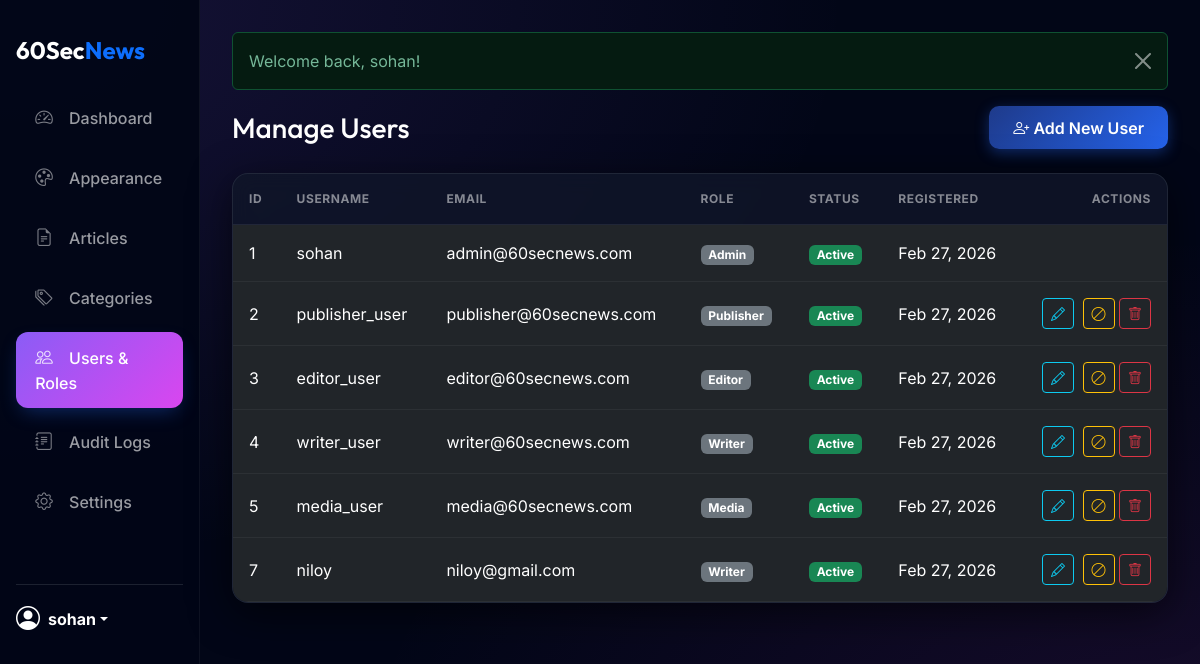
Page /public/admin/users.php (signed in) on the committed database.
### tables this page shows
CREATE TABLE `users` (
  `id` int(11) NOT NULL,
  `username` varchar(50) NOT NULL,
  `email` varchar(100) NOT NULL,
  `password_hash` varchar(255) NOT NULL,
  `role_id` int(11) NOT NULL,
  `created_at` timestamp NOT NULL DEFAULT current_timestamp(),
  `last_login` timestamp NULL DEFAULT NULL,
  `login_attempts` int(11) DEFAULT 0,
  `lockout_time` timestamp NULL DEFAULT NULL,
  `status` enum('active','inactive','banned') DEFAULT 'active'
);

CREATE TABLE `roles` (
  `id` int(11) NOT NULL,
  `name` varchar(50) NOT NULL,
  `created_at` timestamp NOT NULL DEFAULT current_timestamp()
);

### public/admin/users.php (the view, shortened to what this page needs)
<?php
require_once __DIR__ . '/../../app/helpers.php';
require_once __DIR__ . '/layout/header.php';
$users = $db->query("
    SELECT u.id, u.username, u.email, u.status, u.created_at, r.name as role_name
    FROM users u
    LEFT JOIN roles r ON u.role_id = r.id
    ORDER BY u.id ASC
")->fetchAll();
?>
<div class="d-flex justify-content-between align-items-center mb-4">
    <h1 class="h3 mb-0 text-white">Manage Users</h1>
    <a href="user_edit.php" class="btn btn-primary"><i class="bi bi-person-plus"></i> Add New User</a>
</div>
<div class="card">
    <div class="card-body p-0">
        <div class="table-responsive">
            <table class="table table-dark table-hover mb-0">
                <thead>
                    <tr>
                        <th>ID</th>
                        <th>Username</th>
                        <th>Email</th>
                        <th>Role</th>
                        <th>Status</th>
                        <th>Registered</th>
                        <th class="text-end">Actions</th>
                    </tr>
                </thead>
                <tbody>
                    <?php foreach ($users as $user): ?>
                        <tr>
                            <td>
                                <?= $user['id'] ?>
                            </td>
                            <td>
                                <?= e($user['username']) ?>
                            </td>
                            <td>
                                <?= e($user['email']) ?>
                            </td>
                            <td><span class="badge bg-secondary">
                                    <?= e($user['role_name']) ?>
                                </span></td>
                            <td>
                                <?php if ($user['status'] == 'active'): ?>
                                    <span class="badge bg-success">Active</span>
                                <?php elseif ($user['status'] == 'inactive'): ?>
                                    <span class="badge bg-warning text-dark">Pending</span>
                                <?php else: ?>
                                    <span class="badge bg-danger">Banned</span>
                                <?php endif; ?>
                            </td>
                            <td>
                                <?= date('M j, Y', strtotime($user['created_at'])) ?>
                            </td>
                            <td class="text-end">
                                <?php if ($user['id'] != 1):  ?>
                                    <a href="user_edit.php?id=<?= $user['id'] ?>" class="btn btn-sm btn-outline-info me-1"><i
                                            class="bi bi-pencil"></i></a>
                                    <?php if ($user['id'] != $_SESSION['user_id']): ?>
                                        <form method="POST" class="d-inline">
                                            <button type="submit"
                                                class="btn btn-sm <?= $user['status'] == 'active' ? 'btn-outline-warning' : 'btn-outline-success' ?>"
                                                title="Toggle Status"
                                                onclick="return confirm('Are you sure you want to change this user\'s status?');">
                                                <i class="bi <?= $user['status'] == 'active' ? 'bi-ban' : 'bi-check-circle' ?>"></i>
                                            </button>
                                        </form>
                                        <form method="POST" class="d-inline">
                                            <button type="submit" class="btn btn-sm btn-outline-danger" title="Delete User"
                                                onclick="return confirm('Are you sure you want to PERMANENTLY delete this user? All their data will be removed.');">
                                                <i class="bi bi-trash"></i>
                                            </button>
                                        </form>
                                    <?php endif; ?>
                                <?php endif; ?>
                            </td>
                        </tr>
                    <?php endforeach; ?>
                </tbody>
            </table>
        </div>
    </div>
</div>
<?php require_once __DIR__ . '/layout/footer.php'; ?>

### public/admin/layout/header.php (style rules this page uses)
:root { --primary-gradient: linear-gradient(135deg, #1e3a8a 0%, #2563eb 100%); --glass-bg: rgba(255, 255, 255, 0.03); --glass-border: rgba(255, 255, 255, 0.08); --sidebar-width: 260px; --radius-premium: 16px; }
body { font-family: 'Inter', sans-serif; background-color: #0c0e14; color: #e2e8f0; min-height: 100vh; }
body.theme-admin-midnight { background-color: #020617; background-image: radial-gradient(at 0% 0%, rgba(139, 92, 246, 0.15) 0px, transparent 50%), radial-gradient(at 100% 100%, rgba(217, 70, 239, 0.1) 0px, transparent 50%); color: #f8fafc; }
body.theme-admin-midnight .card { background: rgba(15, 23, 42, 0.8); border: 1px solid rgba(255, 255, 255, 0.08); box-shadow: 0 10px 40px rgba(0, 0, 0, 0.6); }
h1, h2, h3, h4, .fw-bold, .sidebar-brand { font-family: 'Outfit', sans-serif; }
.card { background: rgba(30, 41, 59, 0.4); backdrop-filter: blur(10px); -webkit-backdrop-filter: blur(10px); border: 1px solid var(--glass-border); border-radius: var(--radius-premium); box-shadow: 0 10px 30px -10px rgba(0, 0, 0, 0.3); overflow: hidden; }
.table { color: #cbd5e1; margin-bottom: 0; }
.table thead th { background: rgba(15, 23, 42, 0.2); border-bottom: 1px solid var(--glass-border); text-transform: uppercase; font-size: 0.75rem; letter-spacing: 0.05em; color: rgba(255, 255, 255, 0.5); padding: 1rem; }
.table td { border-bottom: 1px solid rgba(255, 255, 255, 0.05); padding: 1rem; vertical-align: middle; }
.btn-primary { background: var(--primary-gradient); border: none; box-shadow: 0 4px 14px 0 rgba(37, 99, 235, 0.39); border-radius: 10px; padding: 0.6rem 1.5rem; font-weight: 600; transition: all 0.3s; }

### rows in the picture
users: id "1", username "sohan", email "admin@60secnews.com", role.name "Admin", status "Active", created_at "Feb 27, 2026"
users: id "2", username "publisher_user", email "publisher@60secnews.com", role.name "Publisher", status "Active", created_at "Feb 27, 2026"
users: id "3", username "editor_user", email "editor@60secnews.com", role.name "Editor", status "Active", created_at "Feb 27, 2026"
users: id "4", username "writer_user", email "writer@60secnews.com", role.name "Writer", status "Active", created_at "Feb 27, 2026"
users: id "5", username "media_user", email "media@60secnews.com", role.name "Media", status "Active", created_at "Feb 27, 2026"
users: id "7", username "niloy", email "niloy@gmail.com", role.name "Writer", status "Active", created_at "Feb 27, 2026"

### other values in the picture
$_SESSION['username'] "sohan"
$message "Welcome back, sohan!"
